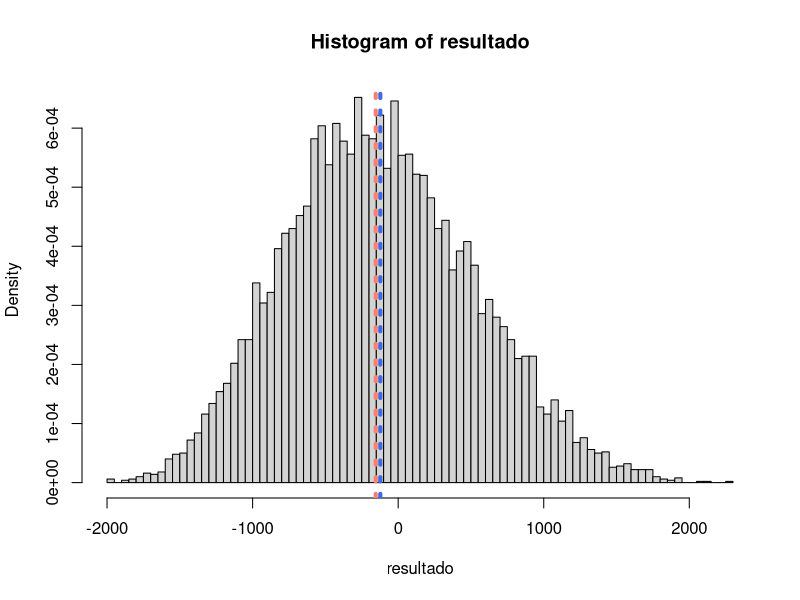
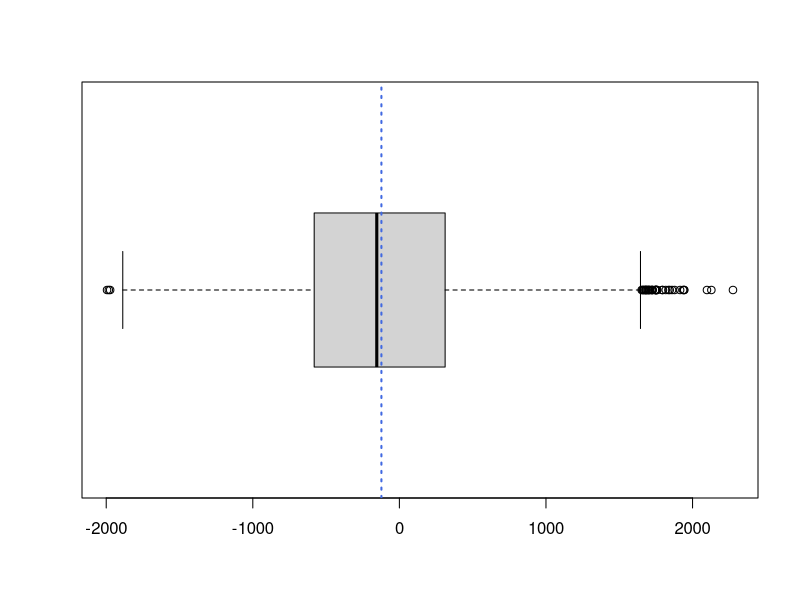
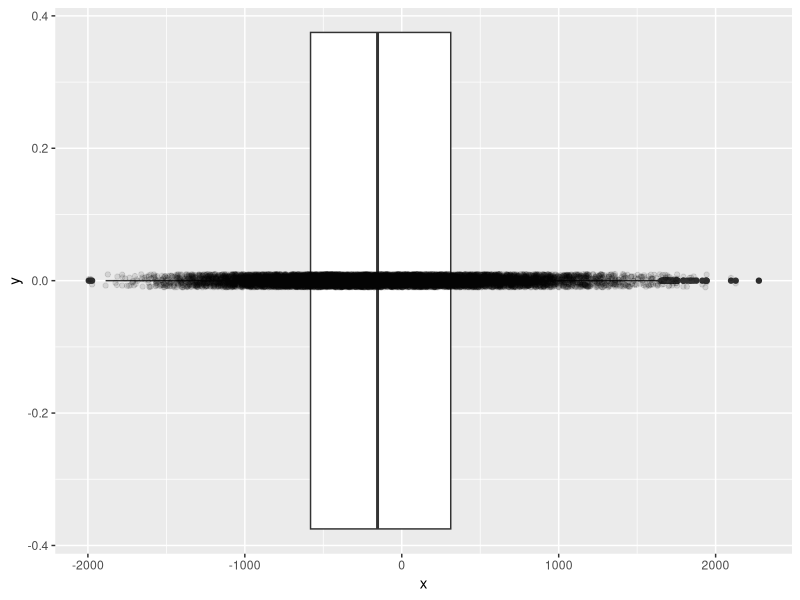

R code for these plots, in order:

# Montecarlo flujo de caja ----
## Segundo nivel ----
### Tercer nivel ----
#### Cuarto nivel ----
##### Quinto nivel ----
###### Sexto nivel ----

# Nivelatorio de R

## Tour por Rstudio ----
### Principales paneles ----
#### Editor ----
#### Consola ----
#### Enviroment ----
#### History ----
#### Plots ----
#### Help ----
#### Files ----

## Ejecutar comandos desde el editor ----
### Cntrl + Enter ----
### Seleccionar las líneas ----
### Cntrl + alt + r Ejecuta todo el programa ----

## Operadores ----
### Aritméticos ----
### De asignación ----

## Estructuras de datos ----
### Vectores ----
### Matrices ----
### Data Frames ----


## Lista con fuciones requeridas ----

## Instalar paquetes ----

## Cargar paquetes ----

#### Crear funcioens


## Ejercicios ----
# Vídeo de doctor strege.
### Flujo de caja ----
library(ggplot2)
vpn_simulados <- function (iteracion) {
 inversion <- runif(1, 1000, 2000)
 tasa_cv <- runif(1, 0, 0.12)
 ventas_1 <- runif(1, 700, 1200)
 costo_variable <- runif(1, 0.25, 0.55)
 costo_fijo <- rnorm(1, 250, 50)
 inflacion <- rnorm(1, 0.05, 0.01)
 costo_k <- 0.1
 
 # vf = vp * (1 + i)^n
 
 ingresos_proyectados <- ventas_1 * (1 + tasa_cv) ^ (0:4) # Precedencias, operaciones con vectores. 
 costos_proyectados <- costo_fijo * (1 + inflacion) ^ (0:4)
 costos_var_proyectados <- ingresos_proyectados * costo_variable
 utilidad_bruta_proyectada <- ingresos_proyectados - costos_proyectados - costos_var_proyectados
 
 # El del año 1 se lleva a cero
 # vp = vf / (1 + i) ^ n
 vpn <- -inversion + sum(utilidad_bruta_proyectada / (1 + costo_k) ^ (1:5))
return(vpn) 
}


a <- 1:10000
resultado <- sapply(a, vpn_simulados)
hist(resultado, probability = TRUE, nclass = ceiling(sqrt(length(a))))
summary(resultado)[1]
abline(v = summary(resultado)[3], col = "salmon", lwd = 4, lty = 3)
abline(v = summary(resultado)[4], col = "royalblue", lwd = 4, lty = 3)

boxplot(resultado, horizontal = TRUE)
abline(v = summary(resultado)[4], col = "royalblue", lwd = 2, lty = 3)

sum(resultado > 0) / length(a)
resultado_data <- data.frame(x = resultado)
ggplot(data = resultado_data, aes(x)) + geom_boxplot() + geom_jitter(aes(y = 0), height = 0.01, alpha = 0.1)


### Póker ----
#### Probabilidad de par ----
#pintas <- c("Corazón_", "Diamante_", "Picas_", "Trébol_")
#mazo <- paste0(pintas, cartas)

cartas <- 2:14
cartas <- rep(cartas, each = 4)

un_par <- function (iter, cartas) {
 mano <- sample(cartas, 52, replace = FALSE)[1:5]
 mano <- unique(mano)
  if (length(mano) == 4) {
    return(1)
  } else {
    return(0)
  }
}

it <- 100000
sum(sapply(1:it, un_par, cartas)) / it * 100


#### Dos pares. 

cartas <- 2:14
cartas <- rep(cartas, each = 4)

dos_pares <- function (iter, cartas) {
 mano <- sample(cartas, 52, replace = FALSE)[1:5]
 if (length(unique(mano)) == 3) {
   mano <- sort(mano)
 } else {
  return(0)
 }
}

it <- 10000
sum(sapply(1:it, un_par, cartas)) / it * 100
